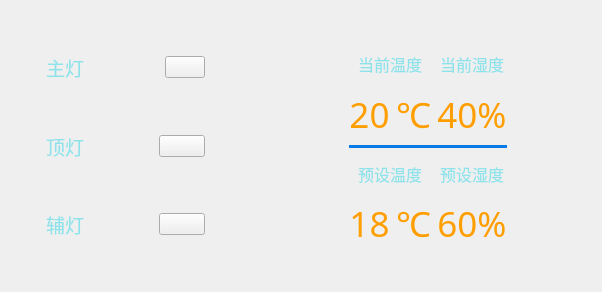
<?xml version="1.0" encoding="UTF-8"?>
<ui version="4.0">
 <class>Parlourwidget</class>
 <widget class="QWidget" name="Parlourwidget">
  <property name="geometry">
   <rect>
    <x>0</x>
    <y>0</y>
    <width>602</width>
    <height>292</height>
   </rect>
  </property>
  <property name="windowTitle">
   <string>Form</string>
  </property>
  <layout class="QHBoxLayout" name="horizontalLayout_8">
   <item>
    <layout class="QHBoxLayout" name="horizontalLayout_7">
     <item>
      <widget class="QWidget" name="widget_left_main" native="true">
       <property name="sizePolicy">
        <sizepolicy hsizetype="Expanding" vsizetype="Expanding">
         <horstretch>0</horstretch>
         <verstretch>0</verstretch>
        </sizepolicy>
       </property>
       <property name="maximumSize">
        <size>
         <width>300</width>
         <height>280</height>
        </size>
       </property>
       <layout class="QVBoxLayout" name="verticalLayout">
        <property name="leftMargin">
         <number>20</number>
        </property>
        <property name="topMargin">
         <number>20</number>
        </property>
        <property name="rightMargin">
         <number>0</number>
        </property>
        <property name="bottomMargin">
         <number>20</number>
        </property>
        <item>
         <widget class="QWidget" name="widget_light_top" native="true">
          <layout class="QHBoxLayout" name="horizontalLayout">
           <property name="leftMargin">
            <number>15</number>
           </property>
           <property name="rightMargin">
            <number>15</number>
           </property>
           <item>
            <widget class="QLabel" name="lab_light_main">
             <property name="font">
              <font>
               <family>微软雅黑</family>
               <pointsize>14</pointsize>
               <weight>50</weight>
               <italic>false</italic>
               <bold>false</bold>
              </font>
             </property>
             <property name="styleSheet">
              <string notr="true">color: rgb(142, 227, 235);
font: 14pt &quot;微软雅黑&quot;;</string>
             </property>
             <property name="text">
              <string>主灯</string>
             </property>
            </widget>
           </item>
           <item>
            <widget class="QLabel" name="label_light_main">
             <property name="sizePolicy">
              <sizepolicy hsizetype="Maximum" vsizetype="Preferred">
               <horstretch>0</horstretch>
               <verstretch>0</verstretch>
              </sizepolicy>
             </property>
             <property name="minimumSize">
              <size>
               <width>60</width>
               <height>0</height>
              </size>
             </property>
             <property name="maximumSize">
              <size>
               <width>60</width>
               <height>16777215</height>
              </size>
             </property>
             <property name="styleSheet">
              <string notr="true"/>
             </property>
             <property name="text">
              <string/>
             </property>
            </widget>
           </item>
           <item>
            <spacer name="horizontalSpacer">
             <property name="orientation">
              <enum>Qt::Horizontal</enum>
             </property>
             <property name="sizeType">
              <enum>QSizePolicy::Maximum</enum>
             </property>
             <property name="sizeHint" stdset="0">
              <size>
               <width>10</width>
               <height>20</height>
              </size>
             </property>
            </spacer>
           </item>
           <item>
            <widget class="mySwitchButton" name="pbn_light_main">
             <property name="text">
              <string/>
             </property>
            </widget>
           </item>
          </layout>
         </widget>
        </item>
        <item>
         <widget class="QWidget" name="widget_light_mid" native="true">
          <layout class="QHBoxLayout" name="horizontalLayout_2">
           <property name="leftMargin">
            <number>15</number>
           </property>
           <property name="rightMargin">
            <number>15</number>
           </property>
           <item>
            <widget class="QLabel" name="lab_light_top">
             <property name="font">
              <font>
               <family>微软雅黑</family>
               <pointsize>14</pointsize>
               <weight>50</weight>
               <italic>false</italic>
               <bold>false</bold>
              </font>
             </property>
             <property name="styleSheet">
              <string notr="true">color: rgb(142, 227, 235);
font: 14pt &quot;微软雅黑&quot;;</string>
             </property>
             <property name="text">
              <string>顶灯</string>
             </property>
            </widget>
           </item>
           <item>
            <widget class="QLabel" name="label_light_top">
             <property name="maximumSize">
              <size>
               <width>60</width>
               <height>16777215</height>
              </size>
             </property>
             <property name="text">
              <string/>
             </property>
            </widget>
           </item>
           <item>
            <spacer name="horizontalSpacer_2">
             <property name="orientation">
              <enum>Qt::Horizontal</enum>
             </property>
             <property name="sizeType">
              <enum>QSizePolicy::Maximum</enum>
             </property>
             <property name="sizeHint" stdset="0">
              <size>
               <width>10</width>
               <height>20</height>
              </size>
             </property>
            </spacer>
           </item>
           <item>
            <widget class="mySwitchButton" name="pbn_light_top">
             <property name="text">
              <string/>
             </property>
            </widget>
           </item>
          </layout>
         </widget>
        </item>
        <item>
         <widget class="QWidget" name="widget_light_bottom" native="true">
          <layout class="QHBoxLayout" name="horizontalLayout_3">
           <property name="leftMargin">
            <number>15</number>
           </property>
           <property name="rightMargin">
            <number>15</number>
           </property>
           <item>
            <widget class="QLabel" name="lab_light_help">
             <property name="font">
              <font>
               <family>微软雅黑</family>
               <pointsize>14</pointsize>
               <weight>50</weight>
               <italic>false</italic>
               <bold>false</bold>
              </font>
             </property>
             <property name="styleSheet">
              <string notr="true">color: rgb(142, 227, 235);
font: 14pt &quot;微软雅黑&quot;;</string>
             </property>
             <property name="text">
              <string>辅灯</string>
             </property>
            </widget>
           </item>
           <item>
            <widget class="QLabel" name="label_light_help">
             <property name="maximumSize">
              <size>
               <width>60</width>
               <height>16777215</height>
              </size>
             </property>
             <property name="text">
              <string/>
             </property>
            </widget>
           </item>
           <item>
            <spacer name="horizontalSpacer_3">
             <property name="orientation">
              <enum>Qt::Horizontal</enum>
             </property>
             <property name="sizeType">
              <enum>QSizePolicy::Maximum</enum>
             </property>
             <property name="sizeHint" stdset="0">
              <size>
               <width>10</width>
               <height>20</height>
              </size>
             </property>
            </spacer>
           </item>
           <item>
            <widget class="mySwitchButton" name="pbn_light_help">
             <property name="text">
              <string/>
             </property>
            </widget>
           </item>
          </layout>
         </widget>
        </item>
       </layout>
      </widget>
     </item>
     <item>
      <spacer name="horizontalSpacer_4">
       <property name="orientation">
        <enum>Qt::Horizontal</enum>
       </property>
       <property name="sizeType">
        <enum>QSizePolicy::Maximum</enum>
       </property>
       <property name="sizeHint" stdset="0">
        <size>
         <width>40</width>
         <height>20</height>
        </size>
       </property>
      </spacer>
     </item>
     <item>
      <widget class="QWidget" name="widget_right_main" native="true">
       <property name="sizePolicy">
        <sizepolicy hsizetype="Expanding" vsizetype="Expanding">
         <horstretch>0</horstretch>
         <verstretch>0</verstretch>
        </sizepolicy>
       </property>
       <property name="maximumSize">
        <size>
         <width>380</width>
         <height>240</height>
        </size>
       </property>
       <layout class="QHBoxLayout" name="horizontalLayout_6">
        <item>
         <layout class="QVBoxLayout" name="verticalLayout_2">
          <property name="spacing">
           <number>6</number>
          </property>
          <item>
           <spacer name="verticalSpacer_3">
            <property name="orientation">
             <enum>Qt::Vertical</enum>
            </property>
            <property name="sizeType">
             <enum>QSizePolicy::Maximum</enum>
            </property>
            <property name="sizeHint" stdset="0">
             <size>
              <width>20</width>
              <height>40</height>
             </size>
            </property>
           </spacer>
          </item>
          <item>
           <widget class="QToolButton" name="tbn_temp_add">
            <property name="minimumSize">
             <size>
              <width>60</width>
              <height>60</height>
             </size>
            </property>
            <property name="font">
             <font>
              <family>微软雅黑</family>
              <pointsize>11</pointsize>
              <weight>50</weight>
              <italic>false</italic>
              <bold>false</bold>
             </font>
            </property>
            <property name="styleSheet">
             <string notr="true">color: rgb(142, 227, 235);
font: 11pt &quot;微软雅黑&quot;;</string>
            </property>
            <property name="text">
             <string/>
            </property>
            <property name="toolButtonStyle">
             <enum>Qt::ToolButtonTextUnderIcon</enum>
            </property>
            <property name="autoRaise">
             <bool>true</bool>
            </property>
           </widget>
          </item>
          <item>
           <spacer name="verticalSpacer">
            <property name="orientation">
             <enum>Qt::Vertical</enum>
            </property>
            <property name="sizeType">
             <enum>QSizePolicy::Maximum</enum>
            </property>
            <property name="sizeHint" stdset="0">
             <size>
              <width>20</width>
              <height>40</height>
             </size>
            </property>
           </spacer>
          </item>
          <item>
           <widget class="QToolButton" name="tbn_temp_sub">
            <property name="minimumSize">
             <size>
              <width>60</width>
              <height>60</height>
             </size>
            </property>
            <property name="font">
             <font>
              <family>微软雅黑</family>
              <pointsize>11</pointsize>
              <weight>50</weight>
              <italic>false</italic>
              <bold>false</bold>
             </font>
            </property>
            <property name="styleSheet">
             <string notr="true">color: rgb(142, 227, 235);
font: 11pt &quot;微软雅黑&quot;;</string>
            </property>
            <property name="text">
             <string/>
            </property>
            <property name="toolButtonStyle">
             <enum>Qt::ToolButtonTextUnderIcon</enum>
            </property>
            <property name="autoRaise">
             <bool>true</bool>
            </property>
           </widget>
          </item>
          <item>
           <spacer name="verticalSpacer_4">
            <property name="orientation">
             <enum>Qt::Vertical</enum>
            </property>
            <property name="sizeType">
             <enum>QSizePolicy::Maximum</enum>
            </property>
            <property name="sizeHint" stdset="0">
             <size>
              <width>20</width>
              <height>40</height>
             </size>
            </property>
           </spacer>
          </item>
         </layout>
        </item>
        <item>
         <widget class="QWidget" name="widget_temp" native="true">
          <layout class="QGridLayout" name="gridLayout">
           <item row="0" column="0">
            <widget class="QLabel" name="label">
             <property name="font">
              <font>
               <family>楷体</family>
               <pointsize>12</pointsize>
               <weight>9</weight>
               <italic>false</italic>
               <bold>false</bold>
              </font>
             </property>
             <property name="styleSheet">
              <string notr="true">color: rgb(142, 227, 235);
font: 75 12pt &quot;楷体&quot;;</string>
             </property>
             <property name="text">
              <string>当前温度</string>
             </property>
             <property name="alignment">
              <set>Qt::AlignCenter</set>
             </property>
            </widget>
           </item>
           <item row="0" column="1">
            <widget class="QLabel" name="label_3">
             <property name="font">
              <font>
               <family>楷体</family>
               <pointsize>12</pointsize>
               <weight>9</weight>
               <italic>false</italic>
               <bold>false</bold>
              </font>
             </property>
             <property name="styleSheet">
              <string notr="true">color: rgb(142, 227, 235);
font: 75 12pt &quot;楷体&quot;;</string>
             </property>
             <property name="text">
              <string>当前湿度</string>
             </property>
             <property name="alignment">
              <set>Qt::AlignCenter</set>
             </property>
            </widget>
           </item>
           <item row="1" column="0">
            <layout class="QHBoxLayout" name="horizontalLayout_4">
             <item>
              <widget class="QLabel" name="label_cur_temp">
               <property name="font">
                <font>
                 <family>楷体</family>
                 <pointsize>26</pointsize>
                </font>
               </property>
               <property name="styleSheet">
                <string notr="true">color: rgb(255, 158, 0);</string>
               </property>
               <property name="text">
                <string>20</string>
               </property>
               <property name="alignment">
                <set>Qt::AlignCenter</set>
               </property>
              </widget>
             </item>
             <item>
              <widget class="QLabel" name="label_5">
               <property name="font">
                <font>
                 <family>楷体</family>
                 <pointsize>26</pointsize>
                </font>
               </property>
               <property name="styleSheet">
                <string notr="true">color: rgb(255, 158, 0);</string>
               </property>
               <property name="text">
                <string>℃</string>
               </property>
               <property name="scaledContents">
                <bool>true</bool>
               </property>
               <property name="margin">
                <number>-1</number>
               </property>
              </widget>
             </item>
            </layout>
           </item>
           <item row="1" column="1">
            <widget class="QLabel" name="label_cur_hum">
             <property name="font">
              <font>
               <family>楷体</family>
               <pointsize>26</pointsize>
              </font>
             </property>
             <property name="styleSheet">
              <string notr="true">color: rgb(255, 158, 0);</string>
             </property>
             <property name="text">
              <string>40%</string>
             </property>
             <property name="alignment">
              <set>Qt::AlignCenter</set>
             </property>
            </widget>
           </item>
           <item row="2" column="0" colspan="2">
            <widget class="QLabel" name="label_div">
             <property name="sizePolicy">
              <sizepolicy hsizetype="Expanding" vsizetype="Maximum">
               <horstretch>0</horstretch>
               <verstretch>0</verstretch>
              </sizepolicy>
             </property>
             <property name="minimumSize">
              <size>
               <width>140</width>
               <height>0</height>
              </size>
             </property>
             <property name="maximumSize">
              <size>
               <width>16777215</width>
               <height>3</height>
              </size>
             </property>
             <property name="styleSheet">
              <string notr="true">background-color: rgb(7, 122, 229);</string>
             </property>
             <property name="text">
              <string/>
             </property>
             <property name="alignment">
              <set>Qt::AlignCenter</set>
             </property>
            </widget>
           </item>
           <item row="3" column="0">
            <widget class="QLabel" name="label_2">
             <property name="font">
              <font>
               <family>楷体</family>
               <pointsize>12</pointsize>
              </font>
             </property>
             <property name="styleSheet">
              <string notr="true">color: rgb(142, 227, 235);</string>
             </property>
             <property name="text">
              <string>预设温度</string>
             </property>
             <property name="alignment">
              <set>Qt::AlignCenter</set>
             </property>
            </widget>
           </item>
           <item row="3" column="1">
            <widget class="QLabel" name="label_4">
             <property name="font">
              <font>
               <family>楷体</family>
               <pointsize>12</pointsize>
              </font>
             </property>
             <property name="styleSheet">
              <string notr="true">color: rgb(142, 227, 235);</string>
             </property>
             <property name="text">
              <string>预设湿度</string>
             </property>
             <property name="alignment">
              <set>Qt::AlignCenter</set>
             </property>
            </widget>
           </item>
           <item row="4" column="0">
            <layout class="QHBoxLayout" name="horizontalLayout_5">
             <item>
              <widget class="QLabel" name="label_set_temp">
               <property name="font">
                <font>
                 <family>楷体</family>
                 <pointsize>26</pointsize>
                </font>
               </property>
               <property name="styleSheet">
                <string notr="true">color: rgb(255, 158, 0);</string>
               </property>
               <property name="text">
                <string>18</string>
               </property>
               <property name="alignment">
                <set>Qt::AlignCenter</set>
               </property>
              </widget>
             </item>
             <item>
              <widget class="QLabel" name="label_6">
               <property name="font">
                <font>
                 <family>楷体</family>
                 <pointsize>26</pointsize>
                </font>
               </property>
               <property name="styleSheet">
                <string notr="true">color: rgb(255, 158, 0);
font: 26pt &quot;楷体&quot;;</string>
               </property>
               <property name="text">
                <string>℃</string>
               </property>
               <property name="margin">
                <number>-2</number>
               </property>
              </widget>
             </item>
            </layout>
           </item>
           <item row="4" column="1">
            <widget class="QLabel" name="label_set_hum">
             <property name="font">
              <font>
               <family>楷体</family>
               <pointsize>26</pointsize>
              </font>
             </property>
             <property name="styleSheet">
              <string notr="true">color: rgb(255, 158, 0);</string>
             </property>
             <property name="text">
              <string>60%</string>
             </property>
             <property name="alignment">
              <set>Qt::AlignCenter</set>
             </property>
            </widget>
           </item>
          </layout>
         </widget>
        </item>
        <item>
         <layout class="QVBoxLayout" name="verticalLayout_3">
          <item>
           <spacer name="verticalSpacer_6">
            <property name="orientation">
             <enum>Qt::Vertical</enum>
            </property>
            <property name="sizeType">
             <enum>QSizePolicy::Maximum</enum>
            </property>
            <property name="sizeHint" stdset="0">
             <size>
              <width>20</width>
              <height>40</height>
             </size>
            </property>
           </spacer>
          </item>
          <item>
           <widget class="QToolButton" name="tbn_hum_add">
            <property name="minimumSize">
             <size>
              <width>60</width>
              <height>60</height>
             </size>
            </property>
            <property name="font">
             <font>
              <family>微软雅黑</family>
              <pointsize>11</pointsize>
              <weight>50</weight>
              <italic>false</italic>
              <bold>false</bold>
             </font>
            </property>
            <property name="styleSheet">
             <string notr="true">color: rgb(142, 227, 235);
font: 11pt &quot;微软雅黑&quot;;</string>
            </property>
            <property name="text">
             <string/>
            </property>
            <property name="toolButtonStyle">
             <enum>Qt::ToolButtonTextUnderIcon</enum>
            </property>
            <property name="autoRaise">
             <bool>true</bool>
            </property>
           </widget>
          </item>
          <item>
           <spacer name="verticalSpacer_2">
            <property name="orientation">
             <enum>Qt::Vertical</enum>
            </property>
            <property name="sizeHint" stdset="0">
             <size>
              <width>20</width>
              <height>40</height>
             </size>
            </property>
           </spacer>
          </item>
          <item>
           <widget class="QToolButton" name="tbn_hum_sub">
            <property name="minimumSize">
             <size>
              <width>60</width>
              <height>60</height>
             </size>
            </property>
            <property name="font">
             <font>
              <family>微软雅黑</family>
              <pointsize>11</pointsize>
              <weight>50</weight>
              <italic>false</italic>
              <bold>false</bold>
             </font>
            </property>
            <property name="styleSheet">
             <string notr="true">color: rgb(142, 227, 235);
font: 11pt &quot;微软雅黑&quot;;</string>
            </property>
            <property name="text">
             <string/>
            </property>
            <property name="toolButtonStyle">
             <enum>Qt::ToolButtonTextUnderIcon</enum>
            </property>
            <property name="autoRaise">
             <bool>true</bool>
            </property>
           </widget>
          </item>
          <item>
           <spacer name="verticalSpacer_5">
            <property name="orientation">
             <enum>Qt::Vertical</enum>
            </property>
            <property name="sizeType">
             <enum>QSizePolicy::Maximum</enum>
            </property>
            <property name="sizeHint" stdset="0">
             <size>
              <width>20</width>
              <height>40</height>
             </size>
            </property>
           </spacer>
          </item>
         </layout>
        </item>
       </layout>
      </widget>
     </item>
    </layout>
   </item>
  </layout>
 </widget>
 <customwidgets>
  <customwidget>
   <class>mySwitchButton</class>
   <extends>QPushButton</extends>
   <header>myswitchbutton.h</header>
  </customwidget>
 </customwidgets>
 <resources/>
 <connections/>
</ui>
